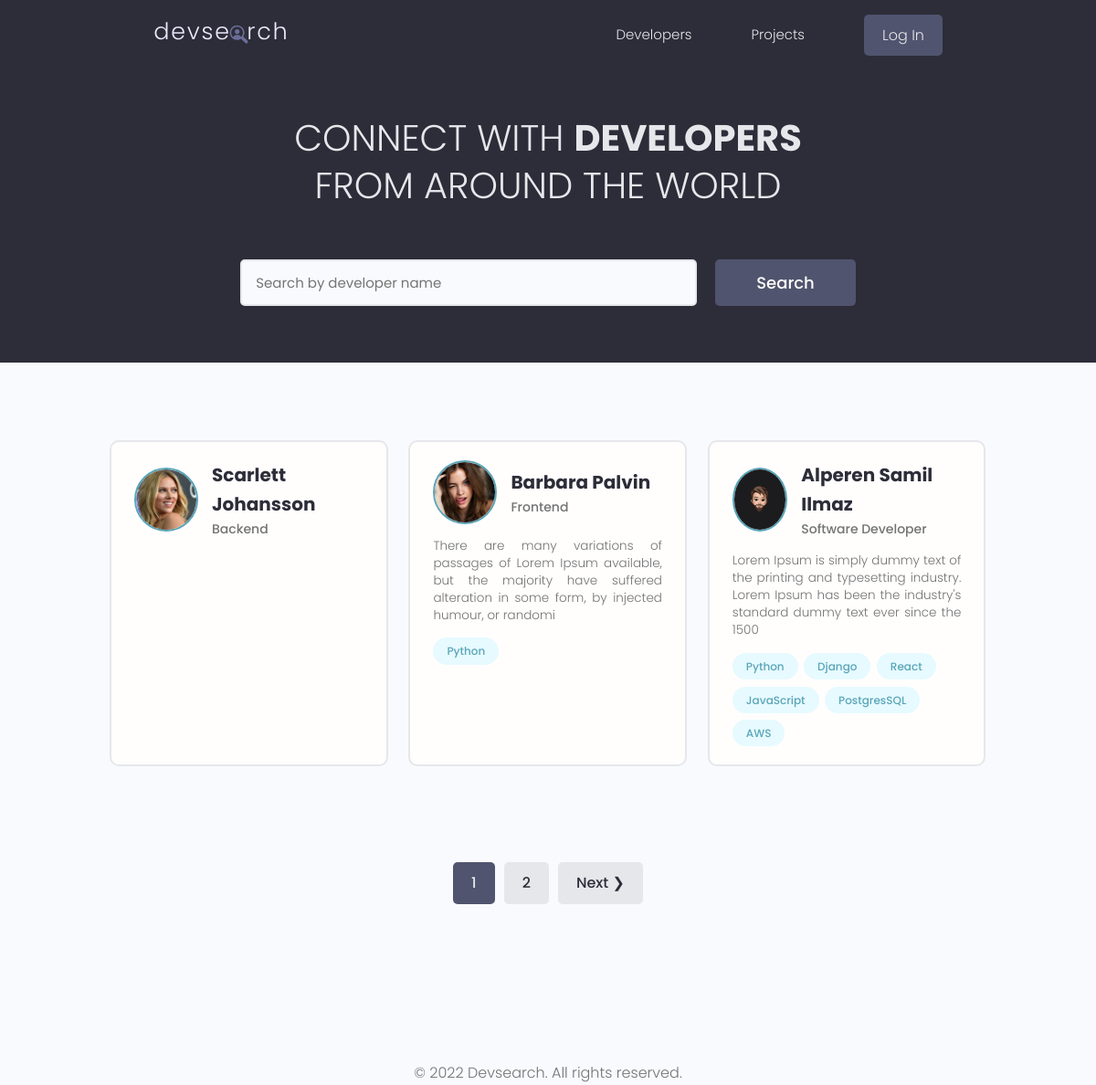
The app's page /, older data.
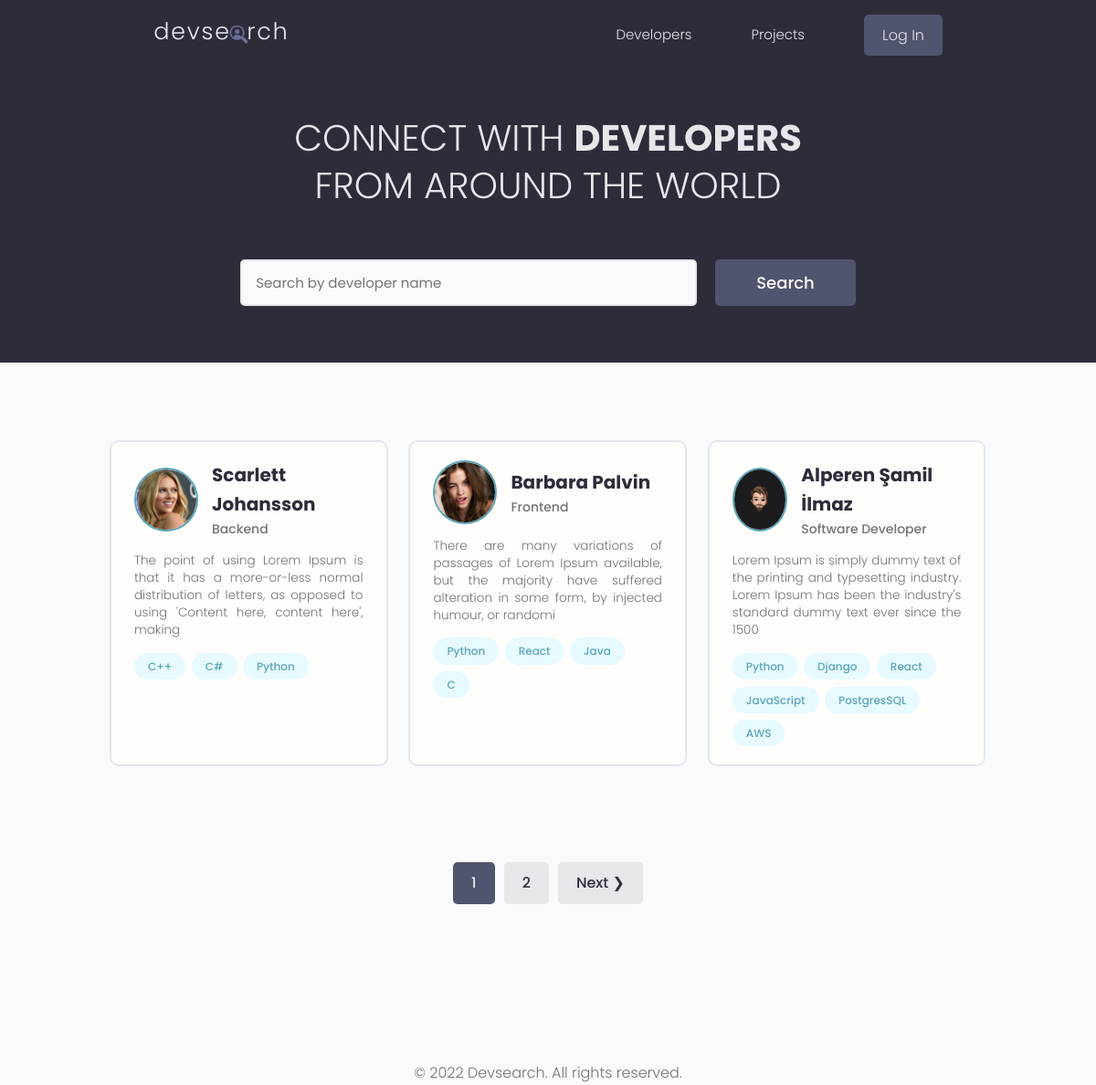
The same page, newer data.
### users/models.py (models this page shows, shortened)
class Profile(models.Model):
    user = models.OneToOneField(User, on_delete=models.CASCADE, null=True, blank=True)
    name = models.CharField(max_length=128, blank=True, null=True)
    email = models.EmailField(max_length=256, blank=True, null=True)
    username = models.CharField(max_length=128, blank=True, null=True)
    location = models.CharField(max_length=128, blank=True, null=True)
    short_intro = models.CharField(max_length=128, blank=True, null=True)
    bio = models.TextField(blank=True, null=True)
    profile_image = models.ImageField(null=True, blank=True, upload_to='profiles/', default='profiles/user-default.png')
    social_github = models.CharField(max_length=128, blank=True, null=True)
    social_stackoverflow = models.CharField(max_length=128, blank=True, null=True)
    social_twitter = models.CharField(max_length=128, blank=True, null=True)
    social_linkedin = models.CharField(max_length=128, blank=True, null=True)
    social_instagram = models.CharField(max_length=128, blank=True, null=True)
    social_website = models.CharField(max_length=128, blank=True, null=True)
    created = models.DateTimeField(auto_now_add=True)
    id = models.UUIDField(default=uuid.uuid4, unique=True, primary_key=True, editable=False)

class Skill(models.Model):
    owner = models.ForeignKey(Profile, on_delete=models.CASCADE, null=True, blank=True)
    name = models.CharField(max_length=128, blank=True, null=True)
    description = models.TextField(null=True, blank=True)
    created = models.DateTimeField(auto_now_add=True)
    id = models.UUIDField(default=uuid.uuid4, unique=True, primary_key=True, editable=False)
    def __str__(self):
        return str(self.name)

### users/views.py (the view)
# urls.py: path('', views.profiles, name='profiles'),
def profiles(request):
    profiles, search_query = search_profiles(request)
    custom_range, profiles = paginate_profiles(request, profiles, 3)
    context = {'profiles': profiles, 'search_query': search_query, 'custom_range': custom_range}
    return render(request, 'users/profiles.html', context)

### users/utlis.py (called while the page is built)
def paginate_profiles(request, profiles, results):
    page = request.GET.get('page')
    paginator = Paginator(profiles, results)
    try:
        profiles = paginator.page(page)
    except PageNotAnInteger:
        page = 1
        profiles = paginator.page(page)
    except EmptyPage:
        page = paginator.num_pages
        profiles = paginator.page(page)
    left_index = (int(page) - 4)
    if left_index < 1:
        left_index = 1
    right_index = (int(page) + 5)
    if right_index > paginator.num_pages:
        right_index = paginator.num_pages + 1
    custom_range = range(left_index, right_index)
    return custom_range, profiles

def search_profiles(request):
    search_query = ''
    if request.GET.get('search_query'):
        search_query = request.GET.get('search_query')
    skills = Skill.objects.filter(name__icontains=search_query)
    profiles = Profile.objects.distinct().filter(Q(name__icontains=search_query) |
                                                 Q(short_intro__icontains=search_query) |
                                                 Q(skill__in=skills))
    return profiles, search_query

### users/templates/users/profiles.html (shortened to what this page needs)
{% extends 'main.html' %}
{% block content %}
    <main class="home">
    <section class="hero-section text-center">
      <div class="container container--narrow">
        <div class="hero-section__box">
          <h2>CONNECT WITH <span>DEVELOPERS</span></h2>
          <h2>FROM AROUND THE WORLD</h2>
        </div>
        <div class="hero-section__search">
          <form id="searchForm" class="form" action="{% url 'profiles' %}" method="GET">
            <div class="form__field">
              <input class="input input--text" id="formInput#search" type="text" name="search_query"
               value = "{{ search_query }}" placeholder="Search by developer name" />
            </div>
            <input class="btn btn--sub btn--lg" type="submit" value="Search" />
          </form>
        </div>
      </div>
    </section>
    <section class="devlist">
      <div class="container">
        <div class="grid grid--three">
            {% for profile in profiles %}
              <div class="column card">
                <div class="dev">
                  <a href="{% url 'user-profile' profile.id %}" class="card__body">
                    <div class="dev__profile">
                      <img class="avatar avatar--md" src="{{ profile.profile_image.url }}" alt="image" />
                      <div class="dev__meta">
                        <h3>{{ profile.name }}</h3>
                        <h5>{{ profile.short_intro|slice:"60" }}</h5>
                      </div>
                    </div>
                    <p class="dev__info">{{ profile.bio|slice:"150" }}</p>
                    <div class="dev__skills">
                        {% for skill in profile.skill_set.all|slice:"6" %}
                          <span class="tag tag--pill tag--main">
                            <small>{{ skill }}</small>
                          </span>
                        {% endfor %}
                    </div>
                  </a>
                </div>
              </div>
            {% endfor %}
        </div>
      </div>
    </section>
    {% include 'pagination.html' with queryset=profiles custom_range=custom_range %}
  </main>
{% endblock content %}

Row changes from the older to the newer data that the page shows:
changed Profile "Scarlett Johansson": bio (not shown) → "The point of using Lorem Ipsum is that it has a more-or-less normal distribution of letters, as opposed to using 'Content here, content here', making"
added Skill: name "C++", shown under Profile "Scarlett Johansson"
added Skill: name "C#", shown under Profile "Scarlett Johansson"
added Skill: name "Python", shown under Profile "Scarlett Johansson"
added Skill: name "React", shown under Profile "Barbara Palvin"
added Skill: name "Java", shown under Profile "Barbara Palvin"
added Skill: name "C", shown under Profile "Barbara Palvin"
changed Profile "Software Developer": name "Alperen Samil Ilmaz" → "Alperen Şamil İlmaz"
